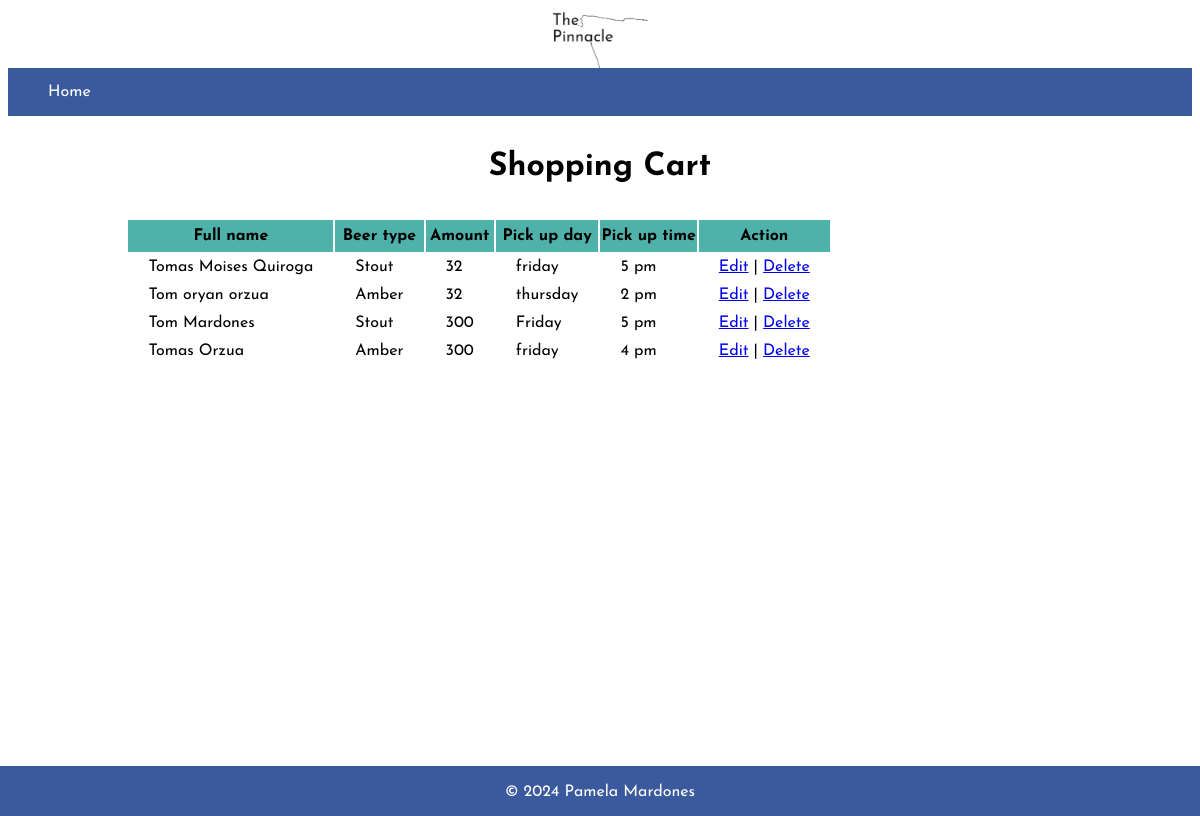
Screenshot of /cart.php (signed in) with the database file from the repository.
### tables this page shows
CREATE TABLE `orderBeers` (
  `ID_customer` int(11) DEFAULT NULL,
  `fullName` varchar(255) NOT NULL,
  `type_beer` varchar(255) NOT NULL,
  `amount` varchar(255) NOT NULL,
  `pickup_day` varchar(255) NOT NULL,
  `pickup_time` varchar(255) NOT NULL,
  `id_orders` int(11) NOT NULL
);

### cart.php (the view, shortened to what this page needs)
<?php
require_once("dbconnection.php");
$ID_customer = $_SESSION['ID_customer'] ?? null;
try {
  $stmt = $conn->prepare("CALL displayData(:ID_customer)");
  $stmt->bindParam(":ID_customer", $ID_customer, PDO::PARAM_INT);
  $stmt->execute();
  $orders = $stmt->fetchAll(PDO::FETCH_ASSOC);
} catch (PDOException $e) {
  $_SESSION['messageCart'] = "Database error: " . $e->getMessage();
}
?>
<!DOCTYPE html>
<html lang="en">
<head>
  <link rel="stylesheet" href="style.css">
</head>
<body>
  <img class="logo" src="images/pinnacle-logo.png" alt="an image of the logo of Pinnacle">
  <?php
  include 'navigation.php';
  ?>
  <h1 class="title-order"> Shopping Cart</h1>
  <table class="databaseContainer">
    <tr>
      <th class="titlesTable"> Full name </th>
      <th class="titlesTable"> Beer type </th>
      <th class="titlesTable"> Amount </th>
      <th class="titlesTable"> Pick up day </th>
      <th class="titlesTable"> Pick up time</th>
      <th class="titlesTable"> Action </th>
    </tr>
    <?php foreach ($orders as $order): ?>
      <tr>
        <td><?php echo htmlspecialchars($order['fullName']); ?></td>
        <td><?php echo htmlspecialchars($order['type_beer']); ?></td>
        <td><?php echo htmlspecialchars($order['amount']); ?></td>
        <td><?php echo htmlspecialchars($order['pickup_day']); ?></td>
        <td><?php echo htmlspecialchars($order['pickup_time']); ?></td>
        <td>
          <?php echo "<a href=\"edit.php?id_orders=" . htmlspecialchars($order['id_orders']) . "\">Edit</a> |
               <a href=\"delete.php?id_orders=" . htmlspecialchars($order['id_orders']) . "\" onClick=\"return confirm('Are you sure you want to delete?')\">Delete</a>"; ?>
        </td>
      </tr>
    <?php endforeach; ?>
  </table>
  <br>
  <?php
  include 'footer.php';
  ?>
</body>
</html>

### style.css (style rules this page uses)
:root { --primary-color-branding: #3B5A9D; --secondary-color-branding: #FFFFFF; --tertiary-color-branding: #4FB2AA; --fourthiary-color-branding: #c3d0ed; }
body { font-family: "Josefin Sans", sans-serif ; background-image: url("images/back1-edit.png"); background-repeat: no-repeat; height: 800px; background-size: cover; background-position: center; }
.logo { width: 100px; display: block; margin: auto; }
.title-order { text-align: center; margin: auto; display: block; margin-top: 35px; margin-bottom: 35px; }
.databaseContainer { width: 80%; border: none; border-collapse: separate; margin: auto; display: block; }
td { background-color: var(--secondary-color-branding); padding: 5px 20px; }
.titlesTable { background-color: var(--tertiary-color-branding); height: 30px; }

### rows the page displays
orderbeers: fullName "Tomas Moises Quiroga", type_beer "Stout", amount "32", pickup_day "friday", pickup_time "5 pm"
orderbeers: fullName "Tom oryan orzua", type_beer "Amber", amount "32", pickup_day "thursday", pickup_time "2 pm"
orderbeers: fullName "Tom Mardones", type_beer "Stout", amount "300", pickup_day "Friday", pickup_time "5 pm"
orderbeers: fullName "Tomas Orzua", type_beer "Amber", amount "300", pickup_day "friday", pickup_time "4 pm"
